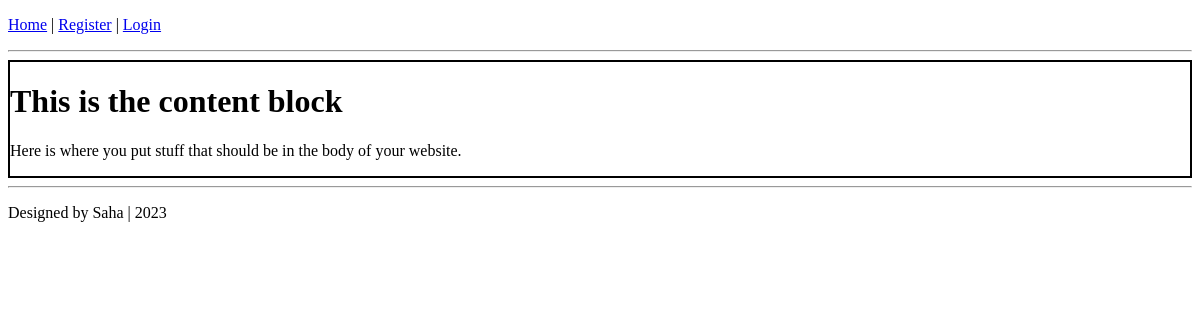
The page /question/ on the database as committed earlier.
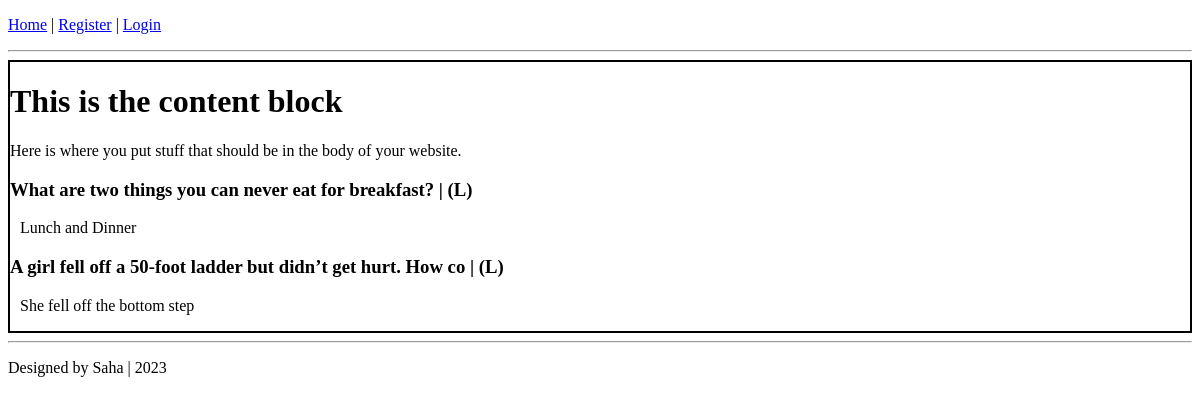
The same page on the database as committed later.
### question/models.py (models this page shows, shortened)
class Question(models.Model):
    title                   = models.CharField(max_length=60)
    question                = models.TextField(max_length=400)
    priority                = models.CharField(max_length=1, choices=PRIORITY)
    class Meta:
        verbose_name = "The Question"
        verbose_name_plural = "Peoples Questions"

### question/views.py (the view)
# urls.py: path('question/', question_view),
def question_view(request):
    context = {}
    questions = Question.objects.all()
    context['questions'] = questions
    return render(request, "question/home.html", context)

### question/templates/question/home.html
{% extends 'base.html' %}
{% block content %}
<div style="border: 2px solid #000;">
    <h1>This is the content block</h1>
    <p>Here is where you put stuff that should be in the body of your website.</p>
    {% for question in questions %}
        {% include 'question/snippest/body_snippest.html' with value=question %}
    {% endfor %}
</div>
{% endblock content %}

### templates/base.html (shortened to what this page needs)
<!DOCTYPE html>
<html lang="en">
<head>
    {% if request.user.is_authenticated %}
        <p>
            <a href="{% url 'home' %}">Home</a> |
            <a href="{% url 'account' %}">Account</a> |
            <a href="{% url 'logout' %}">Logout</a>
        </p>
        <p>Hello, {{request.user.username}} </p>
    {% else %}
        <p>
            <a href="{% url 'home' %}">Home</a> |
            <a href="{% url 'register' %}">Register</a> |
            <a href="{% url 'login' %}">Login</a>
        </p>
    {% endif %}
    <hr>
</head>
<body>
    {% block content %}
    {% endblock content %}
</body>
<footer>
    <hr>
    <p>Designed by Saha | 2023</p>
</footer>
</html>

### question/templates/question/snippest/body_snippest.html
<h3>{{value.title}} | ({{value.priority}})</h3>
<p style="margin-left: 10px;">{{value.question}}</p>

Rows that differ between the two databases and show on the page:
added Question: title "What are two things you can never eat for breakfast?", priority "L", question "Lunch and Dinner"
added Question: title "A girl fell off a 50-foot ladder but didn’t get hurt. How co", priority "L", question "She fell off the bottom step"
